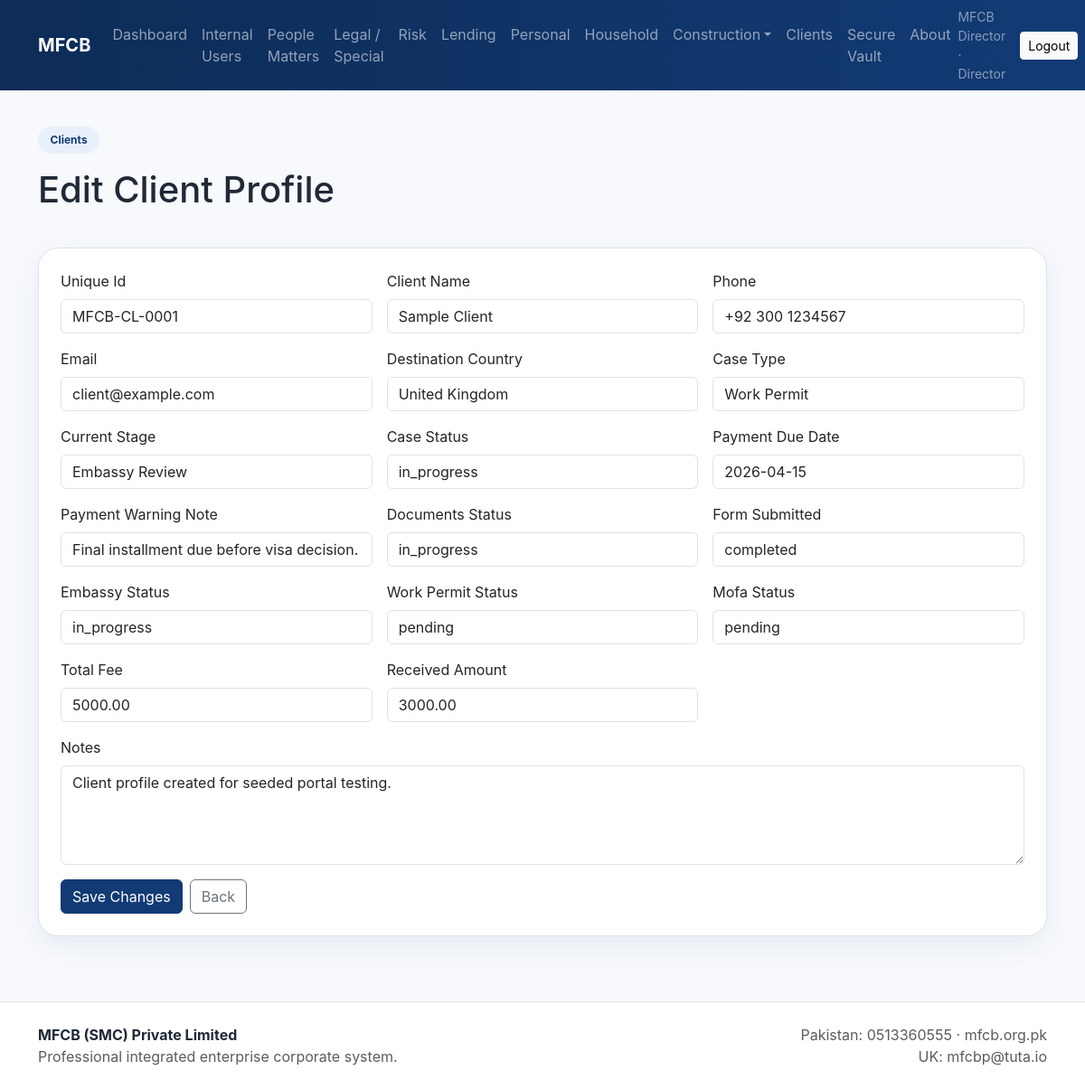
The app's page /clients/1/edit (signed in) with its own data.
### app.py (models this page shows, shortened)
class User(db.Model):
    id = db.Column(db.Integer, primary_key=True)
    full_name = db.Column(db.String(150), nullable=False)
    username = db.Column(db.String(80), unique=True, nullable=False, index=True)
    password_hash = db.Column(db.String(255), nullable=False)
    role = db.Column(db.String(30), nullable=False)
    is_active = db.Column(db.Boolean, default=True)
    client_profile_id = db.Column(db.Integer, db.ForeignKey("client_profile.id"), nullable=True)
    client_profile = db.relationship("ClientProfile", foreign_keys=[client_profile_id], backref="account_user", uselist=False)

class ClientProfile(db.Model):
    id = db.Column(db.Integer, primary_key=True)
    unique_id = db.Column(db.String(50), unique=True, nullable=False)
    client_name = db.Column(db.String(120), nullable=False)
    phone = db.Column(db.String(50), default="")
    email = db.Column(db.String(120), default="")
    destination_country = db.Column(db.String(80), default="")
    case_type = db.Column(db.String(80), default="")
    current_stage = db.Column(db.String(80), default="")
    case_status = db.Column(db.String(30), default="in_progress")
    total_fee = db.Column(db.Numeric(12,2), default=0)
    received_amount = db.Column(db.Numeric(12,2), default=0)
    remaining_amount = db.Column(db.Numeric(12,2), default=0)
    payment_status = db.Column(db.String(30), default="pending")
    payment_due_date = db.Column(db.String(30), default="")
    payment_warning_note = db.Column(db.String(200), default="")
    documents_status = db.Column(db.String(50), default="pending")
    form_submitted = db.Column(db.String(50), default="pending")
    embassy_status = db.Column(db.String(50), default="pending")
    work_permit_status = db.Column(db.String(50), default="pending")
    mofa_status = db.Column(db.String(50), default="pending")
    notes = db.Column(db.Text, default="")
    created_at = db.Column(db.DateTime, default=now_utc)

### app.py (the view, shortened to what this page needs)
@app.route("/clients/<int:client_id>/edit", methods=["GET", "POST"])
@login_required
def edit_client(client_id):
    user = current_user()
    if user.role == "client":
        abort(403)
    c = ClientProfile.query.get_or_404(client_id)
    return render_template("director/client_form.html", c=c)

### app.py (called while the page is built)
def current_user():
    uid = session.get("user_id")
    if not uid:
        return None
    return User.query.get(uid)

@app.context_processor
def inject_globals():
    return {"current_user": current_user(), "MODULES": MODULES, "decimal_to_str": decimal_to_str, "attribute": getattr}

def login_required(fn):
    from functools import wraps
    @wraps(fn)
    def wrapper(*args, **kwargs):
        if not current_user():
            flash("Please sign in first.", "danger")
            return redirect(url_for("access_portal"))
        return fn(*args, **kwargs)
    return wrapper

### templates/director/client_form.html (shortened to what this page needs)
{% extends 'base.html' %}
{% block content %}
<section class="container">
  <div class="page-header"><span class="badge badge-soft">Clients</span><h1 class="mt-3">Edit Client Profile</h1></div>
  <div class="card soft-card"><div class="card-body">
    <form method="post" class="row g-3">
      {% for field in ['unique_id','client_name','phone','email','destination_country','case_type','current_stage','case_status','payment_due_date','payment_warning_note','documents_status','form_submitted','embassy_status','work_permit_status','mofa_status'] %}
      <div class="col-md-4"><label class="form-label">{{ field|replace('_',' ')|title }}</label><input name="{{ field }}" class="form-control" value="{{ attribute(c, field) }}"></div>
      {% endfor %}
      <div class="col-md-4"><label class="form-label">Total Fee</label><input name="total_fee" type="number" step="0.01" class="form-control" value="{{ c.total_fee }}"></div>
      <div class="col-md-4"><label class="form-label">Received Amount</label><input name="received_amount" type="number" step="0.01" class="form-control" value="{{ c.received_amount }}"></div>
      <div class="col-12"><label class="form-label">Notes</label><textarea name="notes" class="form-control" rows="4">{{ c.notes }}</textarea></div>
      <div class="col-12 d-flex gap-2"><button class="btn btn-primary">Save Changes</button><a href="{{ url_for('clients') }}" class="btn btn-outline-secondary">Back</a></div>
    </form>
  </div></div>
</section>
{% endblock %}

### templates/base.html (shortened to what this page needs)
<!doctype html>
<html lang="en">
<head>
  <link href="https://cdn.jsdelivr.net/npm/bootstrap@5.3.3/dist/css/bootstrap.min.css" rel="stylesheet">
  <link href="{{ url_for('static', filename='css/style.css') }}" rel="stylesheet">
</head>
<body>
<nav class="navbar navbar-expand-lg navbar-dark mfcb-nav sticky-top">
  <div class="container">
    <a class="navbar-brand fw-bold" href="{{ url_for('home') }}">MFCB</a>
    <div class="collapse navbar-collapse" id="navbarsExample">
      {% if not current_user %}
      <ul class="navbar-nav me-auto mb-2 mb-lg-0">
        <li class="nav-item"><a class="nav-link" href="{{ url_for('home') }}">Home</a></li>
        <li class="nav-item"><a class="nav-link" href="{{ url_for('about') }}">About</a></li>
        <li class="nav-item"><a class="nav-link" href="{{ url_for('pakistan_real_estate') }}">Pakistan Real Estate</a></li>
        <li class="nav-item"><a class="nav-link" href="{{ url_for('pakistan_construction') }}">Pakistan Construction</a></li>
        <li class="nav-item"><a class="nav-link" href="{{ url_for('uk_real_estate_construction') }}">UK Real Estate & Construction</a></li>
        <li class="nav-item"><a class="nav-link" href="{{ url_for('projects') }}">Projects</a></li>
        <li class="nav-item"><a class="nav-link" href="{{ url_for('contact') }}">Contact</a></li>
        <li class="nav-item"><a class="nav-link" href="{{ url_for('access_portal') }}">Access Portal</a></li>
      </ul>
      {% else %}
      <ul class="navbar-nav me-auto mb-2 mb-lg-0">
        {% if current_user.role == 'director' %}
          <li class="nav-item"><a class="nav-link" href="{{ url_for('dashboard') }}">Dashboard</a></li>
          <li class="nav-item"><a class="nav-link" href="{{ url_for('internal_users') }}">Internal Users</a></li>
          <li class="nav-item"><a class="nav-link" href="{{ url_for('module_list', module_key='people') }}">People Matters</a></li>
          <li class="nav-item"><a class="nav-link" href="{{ url_for('module_list', module_key='legal') }}">Legal / Special</a></li>
          <li class="nav-item"><a class="nav-link" href="{{ url_for('module_list', module_key='risk') }}">Risk</a></li>
          <li class="nav-item"><a class="nav-link" href="{{ url_for('module_list', module_key='lending') }}">Lending</a></li>
          <li class="nav-item"><a class="nav-link" href="{{ url_for('module_list', module_key='personal') }}">Personal</a></li>
          <li class="nav-item"><a class="nav-link" href="{{ url_for('module_list', module_key='household') }}">Household</a></li>
          <li class="nav-item dropdown">
            <a class="nav-link dropdown-toggle" href="#" data-bs-toggle="dropdown">Construction</a>
          </li>
          <li class="nav-item"><a class="nav-link" href="{{ url_for('clients') }}">Clients</a></li>
          <li class="nav-item"><a class="nav-link" href="{{ url_for('secure_vault') }}">Secure Vault</a></li>
          <li class="nav-item"><a class="nav-link" href="{{ url_for('about_internal') }}">About</a></li>
        {% elif current_user.role == 'client' %}
          <li class="nav-item"><a class="nav-link" href="{{ url_for('client_portal') }}">Portal</a></li>
          <li class="nav-item"><a class="nav-link" href="{{ url_for('about_internal') }}">About</a></li>
        {% endif %}
      </ul>
      <div class="d-flex align-items-center gap-3">
        <span class="small text-white-50">{{ current_user.full_name }} · {{ current_user.role|title }}</span>
        <a class="btn btn-light btn-sm" href="{{ url_for('logout') }}">Logout</a>
      </div>
      {% endif %}
    </div>
  </div>
</nav>
<main class="py-4">
  {% block content %}{% endblock %}
</main>
<footer class="border-top py-4 mt-5 bg-white">
  <div class="container d-flex justify-content-between flex-wrap gap-2">
    <div>
      <strong>MFCB (SMC) Private Limited</strong><br>
      <span class="text-muted">Professional integrated enterprise corporate system.</span>
    </div>
    <div class="text-muted text-end">
      Pakistan: 0513360555 · mfcb.org.pk<br>
      UK: mfcbp@tuta.io
    </div>
  </div>
</footer>
</body>
</html>

### static/css/style.css (style rules this page uses)
:root { --mfcb-blue:#123b75; --mfcb-blue-dark:#0d2c57; --mfcb-light:#f4f7fb; --mfcb-border:#dbe4ef; --mfcb-text:#1f2937; }
body { background:#f7f9fc;color:var(--mfcb-text);font-family:Inter,Segoe UI,Arial,sans-serif }
.mfcb-nav { background:linear-gradient(90deg,var(--mfcb-blue-dark),var(--mfcb-blue)) }
.hero-card,.soft-card,.stat-card,.access-card,.info-box,.address-box { background:#fff;border:1px solid var(--mfcb-border);border-radius:22px;box-shadow:0 10px 30px rgba(18,59,117,.07) }
.soft-card .card-body { padding:1.5rem }
.page-header { padding:1rem 0 2rem }
.badge-soft { background:#e8f0fb;color:var(--mfcb-blue);padding:.55rem .85rem;border-radius:999px }
.btn-primary { background:var(--mfcb-blue);border-color:var(--mfcb-blue) }

### records on screen
User: full_name "MFCB Director", role "Director"
ClientProfile: unique_id "MFCB-CL-0001" "Sample Client" "+92 300 1234567" "client@example.com" "United Kingdom" "Work Permit" "Embassy Review" "in_progress" "2026-04-15" "Final installment due before visa decision." "in_progress" "completed" "in_progress" "pending" "pending", total_fee "5000.00", received_amount "3000.00", notes "Client profile created for seeded portal testing."

### other values on screen
{{ field|replace('_',' ')|title }} "Unique Id" "Client Name" "Phone" "Email" "Destination Country" "Case Type" "Current Stage" "Case Status" "Payment Due Date" "Payment Warning Note" "Documents Status" "Form Submitted" "Embassy Status" "Work Permit Status" "Mofa Status"
